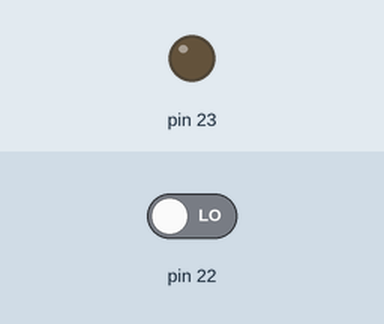
The sketch below on a simulated Arduino Mega 2560, built with avr-gcc and run on an emulated ATmega2560. Shown: output pins drawn as LEDs (lit = HIGH). The inputs (shaded band) are chosen by the test bench; at power-on: pin 22 LOW.

Above: at 1.2 s.
1.3 s: pin 22 driven HIGH
At 2.4 s:
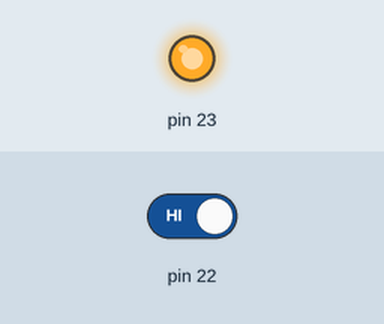
Timing chart, 0 to 4.3 s (numbered marks = the images above; inputs shaded):
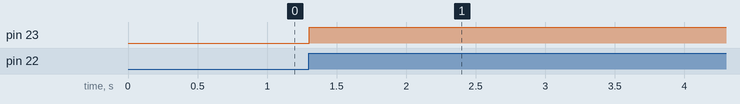

Measured:
- after the input at 1.3 s, pin 23: LOW → HIGH at once

The sketch:

LED-debounce.ino
```cpp
unsigned char s = 0;

void setup() {
  DDRA  &= 0b11111110;
  DDRA  |= 0b00000010;
  PORTA &= 0b11111101;
}

void loop() {
  switch(s) {
  case 0:
    if (PINA & 0b00000001) {
      delay(3);
      s = 1;
    }
  break;
  case 1:
    PORTA |= 0b00000010;
    if (!(PINA & 0b00000001)) {
      delay(3);
      s = 2;
    }
  break;
  case 2:
    if (PINA & 0b00000001) {
      delay(3);
      s = 3;
    }
  break;
  case 3:
    PORTA &= 0b11111101;
    if (!(PINA & 0b00000001)) {
      delay(3);
      s = 0;
    }
  break;
  }
}
```
